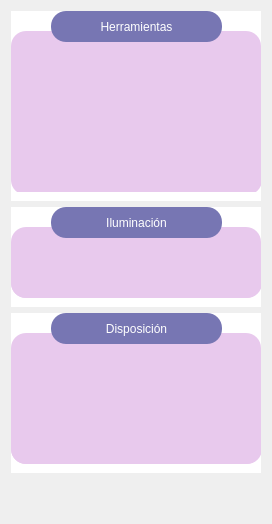
             <widget class="QWidget" name="submenuTools">
              <layout class="QVBoxLayout" name="verticalLayout_4">
               <item>
                <widget class="QFrame" name="frame_12">
                 <property name="minimumSize">
                  <size>
                   <width>200</width>
                   <height>190</height>
                  </size>
                 </property>
                 <property name="maximumSize">
                  <size>
                   <width>16777215</width>
                   <height>190</height>
                  </size>
                 </property>
                 <property name="styleSheet">
                  <string notr="true">background-color: #FFFFFF;

</string>
                 </property>
                 <property name="frameShape">
                  <enum>QFrame::NoFrame</enum>
                 </property>
                 <widget class="QFrame" name="frame_13">
                  <property name="geometry">
                   <rect>
                    <x>0</x>
                    <y>20</y>
                    <width>250</width>
                    <height>161</height>
                   </rect>
                  </property>
                  <property name="minimumSize">
                   <size>
                    <width>250</width>
                    <height>0</height>
                   </size>
                  </property>
                  <property name="maximumSize">
                   <size>
                    <width>250</width>
                    <height>200</height>
                   </size>
                  </property>
                  <property name="styleSheet">
                   <string notr="true">background-color: #E8C9ED;
border-radius: 15px;</string>
                  </property>
                  <property name="frameShape">
                   <enum>QFrame::NoFrame</enum>
                  </property>
                  <widget class="QWidget" name="gridLayoutWidget">
                   <property name="geometry">
                    <rect>
                     <x>0</x>
                     <y>10</y>
                     <width>251</width>
                     <height>154</height>
                    </rect>
                   </property>
                   <layout class="QGridLayout" name="gridLayout">
                    <property name="leftMargin">
                     <number>5</number>
                    </property>
                    <property name="topMargin">
                     <number>5</number>
                    </property>
                    <property name="rightMargin">
                     <number>5</number>
                    </property>
                    <property name="bottomMargin">
                     <number>5</number>
                    </property>
                    <property name="horizontalSpacing">
                     <number>0</number>
                    </property>
                    <item row="0" column="0">
                     <widget class="QPushButton" name="toolButton_regla">
                      <property name="cursor">
                       <cursorShape>PointingHandCursor</cursorShape>
                      </property>
                      <property name="icon">
                       <iconset>
                        <normaloff>:/icons/Assets/ruler.png</normaloff>:/icons/Assets/ruler.png</iconset>
                      </property>
                      <property name="iconSize">
                       <size>
                        <width>40</width>
                        <height>40</height>
                       </size>
                      </property>
                     </widget>
                    </item>
                    <item row="0" column="1">
                     <widget class="QPushButton" name="toolButton_dibujoLibre">
                      <property name="cursor">
                       <cursorShape>PointingHandCursor</cursorShape>
                      </property>
                      <property name="icon">
                       <iconset>
                        <normaloff>Assets/freeDraw.png</normaloff>Assets/freeDraw.png</iconset>
                      </property>
                      <property name="iconSize">
                       <size>
                        <width>40</width>
                        <height>40</height>
                       </size>
                      </property>
                     </widget>
                    </item>
                    <item row="0" column="2">
                     <widget class="QPushButton" name="toolButton_escritura">
                      <property name="cursor">
                       <cursorShape>PointingHandCursor</cursorShape>
                      </property>
                      <property name="icon">
                       <iconset>
                        <normaloff>Assets/A.png</normaloff>Assets/A.png</iconset>
                      </property>
                      <property name="iconSize">
                       <size>
                        <width>35</width>
                        <height>35</height>
                       </size>
                      </property>
                     </widget>
                    </item>
                    <item row="0" column="3">
                     <widget class="QPushButton" name="toolButton_areaCircular">
                      <property name="cursor">
                       <cursorShape>PointingHandCursor</cursorShape>
                      </property>
                      <property name="icon">
                       <iconset>
                        <normaloff>Assets/Ellipse.png</normaloff>Assets/Ellipse.png</iconset>
                      </property>
                      <property name="iconSize">
                       <size>
                        <width>45</width>
                        <height>45</height>
                       </size>
                      </property>
                     </widget>
                    </item>
                    <item row="1" column="0">
                     <widget class="QPushButton" name="toolButton_areaRectangular">
                      <property name="cursor">
                       <cursorShape>PointingHandCursor</cursorShape>
                      </property>
                      <property name="icon">
                       <iconset>
                        <normaloff>Assets/Rectangle 20.png</normaloff>Assets/Rectangle 20.png</iconset>
                      </property>
                      <property name="iconSize">
                       <size>
                        <width>40</width>
                        <height>40</height>
                       </size>
                      </property>
                     </widget>
                    </item>
                    <item row="1" column="1">
                     <widget class="QPushButton" name="toolButton_angulos">
                      <property name="cursor">
                       <cursorShape>PointingHandCursor</cursorShape>
                      </property>
                      <property name="icon">
                       <iconset>
                        <normaloff>Assets/Angle.png</normaloff>Assets/Angle.png</iconset>
                      </property>
                      <property name="iconSize">
                       <size>
                        <width>40</width>
                        <height>40</height>
                       </size>
                      </property>
                     </widget>
                    </item>
                    <item row="1" column="2">
                     <widget class="QPushButton" name="toolButton_flechas">
                      <property name="cursor">
                       <cursorShape>PointingHandCursor</cursorShape>
                      </property>
                      <property name="icon">
                       <iconset>
                        <normaloff>Assets/Arrow 1.png</normaloff>Assets/Arrow 1.png</iconset>
                      </property>
                      <property name="iconSize">
                       <size>
                        <width>35</width>
                        <height>35</height>
                       </size>
                      </property>
                     </widget>
                    </item>
                    <item row="1" column="3">
                     <widget class="QPushButton" name="toolButton_borrador">
                      <property name="cursor">
                       <cursorShape>PointingHandCursor</cursorShape>
                      </property>
                      <property name="icon">
                       <iconset>
                        <normaloff>Assets/eraser.png</normaloff>Assets/eraser.png</iconset>
                      </property>
                      <property name="iconSize">
                       <size>
                        <width>45</width>
                        <height>45</height>
                       </size>
                      </property>
                     </widget>
                    </item>
                    <item row="2" column="0">
                     <widget class="QPushButton" name="toolButton_descargaImagen">
                      <property name="cursor">
                       <cursorShape>PointingHandCursor</cursorShape>
                      </property>
                      <property name="icon">
                       <iconset>
                        <normaloff>Assets/gallery-import.png</normaloff>Assets/gallery-import.png</iconset>
                      </property>
                      <property name="iconSize">
                       <size>
                        <width>45</width>
                        <height>40</height>
                       </size>
                      </property>
                     </widget>
                    </item>
                   </layout>
                  </widget>
                 </widget>
                 <widget class="QLabel" name="label_8">
                  <property name="geometry">
                   <rect>
                    <x>40</x>
                    <y>0</y>
                    <width>171</width>
                    <height>31</height>
                   </rect>
                  </property>
                  <property name="styleSheet">
                   <string notr="true">font: 87 16pt &quot;Roboto&quot; &quot;bold&quot;;
background-color: rgb(119, 118, 179);
color:#FFFFFF;
border-radius: 15px;</string>
                  </property>
                  <property name="text">
                   <string>Herramientas</string>
                  </property>
                  <property name="textFormat">
                   <enum>Qt::PlainText</enum>
                  </property>
                  <property name="alignment">
                   <set>Qt::AlignCenter</set>
                  </property>
                 </widget>
                </widget>
               </item>
               <item>
                <widget class="QFrame" name="frame_14">
                 <property name="minimumSize">
                  <size>
                   <width>250</width>
                   <height>100</height>
                  </size>
                 </property>
                 <property name="maximumSize">
                  <size>
                   <width>16777215</width>
                   <height>100</height>
                  </size>
                 </property>
                 <property name="styleSheet">
                  <string notr="true">background-color: #FFFFFF;

</string>
                 </property>
                 <property name="frameShape">
                  <enum>QFrame::NoFrame</enum>
                 </property>
                 <widget class="QFrame" name="frame_16">
                  <property name="geometry">
                   <rect>
                    <x>0</x>
                    <y>20</y>
                    <width>250</width>
                    <height>71</height>
                   </rect>
                  </property>
                  <property name="minimumSize">
                   <size>
                    <width>0</width>
                    <height>0</height>
                   </size>
                  </property>
                  <property name="maximumSize">
                   <size>
                    <width>250</width>
                    <height>200</height>
                   </size>
                  </property>
                  <property name="styleSheet">
                   <string notr="true">background-color: #E8C9ED;
border-radius: 15px;</string>
                  </property>
                  <property name="frameShape">
                   <enum>QFrame::NoFrame</enum>
                  </property>
                  <widget class="QWidget" name="gridLayoutWidget_3">
                   <property name="geometry">
                    <rect>
                     <x>0</x>
                     <y>10</y>
                     <width>251</width>
                     <height>61</height>
                    </rect>
                   </property>
                   <layout class="QGridLayout" name="gridLayout_3">
                    <property name="leftMargin">
                     <number>5</number>
                    </property>
                    <property name="topMargin">
                     <number>5</number>
                    </property>
                    <property name="rightMargin">
                     <number>5</number>
                    </property>
                    <property name="bottomMargin">
                     <number>5</number>
                    </property>
                    <property name="horizontalSpacing">
                     <number>0</number>
                    </property>
                    <item row="0" column="1">
                     <widget class="QPushButton" name="functionButton_constraste">
                      <property name="cursor">
                       <cursorShape>PointingHandCursor</cursorShape>
                      </property>
                      <property name="icon">
                       <iconset>
                        <normaloff>Assets/constrast.png</normaloff>Assets/constrast.png</iconset>
                      </property>
                      <property name="iconSize">
                       <size>
                        <width>50</width>
                        <height>50</height>
                       </size>
                      </property>
                     </widget>
                    </item>
                    <item row="0" column="0">
                     <widget class="QPushButton" name="functionButton_brillo">
                      <property name="cursor">
                       <cursorShape>PointingHandCursor</cursorShape>
                      </property>
                      <property name="icon">
                       <iconset>
                        <normaloff>Assets/brightness.png</normaloff>Assets/brightness.png</iconset>
                      </property>
                      <property name="iconSize">
                       <size>
                        <width>40</width>
                        <height>40</height>
                       </size>
                      </property>
                     </widget>
                    </item>
                   </layout>
                  </widget>
                 </widget>
                 <widget class="QLabel" name="label_10">
                  <property name="geometry">
                   <rect>
                    <x>40</x>
                    <y>0</y>
                    <width>171</width>
                    <height>31</height>
                   </rect>
                  </property>
                  <property name="styleSheet">
                   <string notr="true">font: 87 16pt &quot;Roboto&quot; &quot;bold&quot;;
background-color: rgb(119, 118, 179);
color:#FFFFFF;
border-radius: 15px;</string>
                  </property>
                  <property name="text">
                   <string>Iluminación</string>
                  </property>
                  <property name="textFormat">
                   <enum>Qt::PlainText</enum>
                  </property>
                  <property name="alignment">
                   <set>Qt::AlignCenter</set>
                  </property>
                 </widget>
                </widget>
               </item>
               <item>
                <widget class="QFrame" name="frameDisposicion">
                 <property name="minimumSize">
                  <size>
                   <width>0</width>
                   <height>160</height>
                  </size>
                 </property>
                 <property name="maximumSize">
                  <size>
                   <width>16777215</width>
                   <height>225</height>
                  </size>
                 </property>
                 <property name="styleSheet">
                  <string notr="true">background-color: #FFFFFF;

</string>
                 </property>
                 <property name="frameShape">
                  <enum>QFrame::NoFrame</enum>
                 </property>
                 <widget class="QFrame" name="frame_23">
                  <property name="geometry">
                   <rect>
                    <x>0</x>
                    <y>20</y>
                    <width>250</width>
                    <height>131</height>
                   </rect>
                  </property>
                  <property name="minimumSize">
                   <size>
                    <width>250</width>
                    <height>0</height>
                   </size>
                  </property>
                  <property name="maximumSize">
                   <size>
                    <width>250</width>
                    <height>200</height>
                   </size>
                  </property>
                  <property name="styleSheet">
                   <string notr="true">background-color: #E8C9ED;
border-radius: 15px;</string>
                  </property>
                  <property name="frameShape">
                   <enum>QFrame::NoFrame</enum>
                  </property>
                  <widget class="QWidget" name="gridLayoutWidget_7">
                   <property name="geometry">
                    <rect>
                     <x>0</x>
                     <y>10</y>
                     <width>251</width>
                     <height>121</height>
                    </rect>
                   </property>
                   <layout class="QGridLayout" name="gridLayout_7">
                    <property name="leftMargin">
                     <number>5</number>
                    </property>
                    <property name="topMargin">
                     <number>5</number>
                    </property>
                    <property name="rightMargin">
                     <number>5</number>
                    </property>
                    <property name="bottomMargin">
                     <number>5</number>
                    </property>
                    <property name="horizontalSpacing">
                     <number>0</number>
                    </property>
                    <item row="1" column="1">
                     <widget class="QPushButton" name="dispositionButton_2x2">
                      <property name="cursor">
                       <cursorShape>PointingHandCursor</cursorShape>
                      </property>
                      <property name="icon">
                       <iconset>
                        <normaloff>Assets/2x2 grid.png</normaloff>Assets/2x2 grid.png</iconset>
                      </property>
                      <property name="iconSize">
                       <size>
                        <width>45</width>
                        <height>45</height>
                       </size>
                      </property>
                     </widget>
                    </item>
                    <item row="0" column="0">
                     <widget class="QPushButton" name="dispositionButton_1x1">
                      <property name="cursor">
                       <cursorShape>PointingHandCursor</cursorShape>
                      </property>
                      <property name="icon">
                       <iconset>
                        <normaloff>Assets/Rectangle 24.png</normaloff>Assets/Rectangle 24.png</iconset>
                      </property>
                      <property name="iconSize">
                       <size>
                        <width>45</width>
                        <height>45</height>
                       </size>
                      </property>
                     </widget>
                    </item>
                    <item row="0" column="3">
                     <widget class="QPushButton" name="dispositionButton_2x1">
                      <property name="cursor">
                       <cursorShape>PointingHandCursor</cursorShape>
                      </property>
                      <property name="icon">
                       <iconset>
                        <normaloff>Assets/2x1grid.png</normaloff>Assets/2x1grid.png</iconset>
                      </property>
                      <property name="iconSize">
                       <size>
                        <width>35</width>
                        <height>35</height>
                       </size>
                      </property>
                     </widget>
                    </item>
                    <item row="0" column="2">
                     <widget class="QPushButton" name="dispositionButton_1x3">
                      <property name="cursor">
                       <cursorShape>PointingHandCursor</cursorShape>
                      </property>
                      <property name="icon">
                       <iconset>
                        <normaloff>Assets/1x3grid.png</normaloff>Assets/1x3grid.png</iconset>
                      </property>
                      <property name="iconSize">
                       <size>
                        <width>40</width>
                        <height>40</height>
                       </size>
                      </property>
                     </widget>
                    </item>
                    <item row="0" column="1">
                     <widget class="QPushButton" name="dispositionButton_1x2">
                      <property name="cursor">
                       <cursorShape>PointingHandCursor</cursorShape>
                      </property>
                      <property name="icon">
                       <iconset>
                        <normaloff>Assets/1x2grid.png</normaloff>Assets/1x2grid.png</iconset>
                      </property>
                      <property name="iconSize">
                       <size>
                        <width>40</width>
                        <height>40</height>
                       </size>
                      </property>
                     </widget>
                    </item>
                    <item row="1" column="0">
                     <widget class="QPushButton" name="dispositionButton_1u2d">
                      <property name="cursor">
                       <cursorShape>PointingHandCursor</cursorShape>
                      </property>
                      <property name="icon">
                       <iconset>
                        <normaloff>Assets/1up_2downgrid.png</normaloff>Assets/1up_2downgrid.png</iconset>
                      </property>
                      <property name="iconSize">
                       <size>
                        <width>45</width>
                        <height>45</height>
                       </size>
                      </property>
                     </widget>
                    </item>
                    <item row="1" column="2">
                     <widget class="QPushButton" name="dispositionButton_1l2r">
                      <property name="cursor">
                       <cursorShape>PointingHandCursor</cursorShape>
                      </property>
                      <property name="icon">
                       <iconset>
                        <normaloff>Assets/1+2grid.png</normaloff>Assets/1+2grid.png</iconset>
                      </property>
                      <property name="iconSize">
                       <size>
                        <width>45</width>
                        <height>45</height>
                       </size>
                      </property>
                     </widget>
                    </item>
                    <item row="1" column="3">
                     <widget class="QPushButton" name="dispositionButton_3D">
                      <property name="cursor">
                       <cursorShape>PointingHandCursor</cursorShape>
                      </property>
                      <property name="icon">
                       <iconset>
                        <normaloff>../Assets/3D.png</normaloff>../Assets/3D.png</iconset>
                      </property>
                      <property name="iconSize">
                       <size>
                        <width>45</width>
                        <height>45</height>
                       </size>
                      </property>
                     </widget>
                    </item>
                   </layout>
                  </widget>
                 </widget>
                 <widget class="QLabel" name="label_14">
                  <property name="geometry">
                   <rect>
                    <x>40</x>
                    <y>0</y>
                    <width>171</width>
                    <height>31</height>
                   </rect>
                  </property>
                  <property name="styleSheet">
                   <string notr="true">font: 87 16pt &quot;Roboto&quot; &quot;bold&quot;;
background-color: rgb(119, 118, 179);
color:#FFFFFF;
border-radius: 15px;</string>
                  </property>
                  <property name="text">
                   <string>Disposición</string>
                  </property>
                  <property name="textFormat">
                   <enum>Qt::PlainText</enum>
                  </property>
                  <property name="alignment">
                   <set>Qt::AlignCenter</set>
                  </property>
                 </widget>
                </widget>
               </item>
               <item>
                <spacer name="verticalSpacer">
                 <property name="orientation">
                  <enum>Qt::Vertical</enum>
                 </property>
                 <property name="sizeHint" stdset="0">
                  <size>
                   <width>20</width>
                   <height>40</height>
                  </size>
                 </property>
                </spacer>
               </item>
              </layout>
             </widget>
